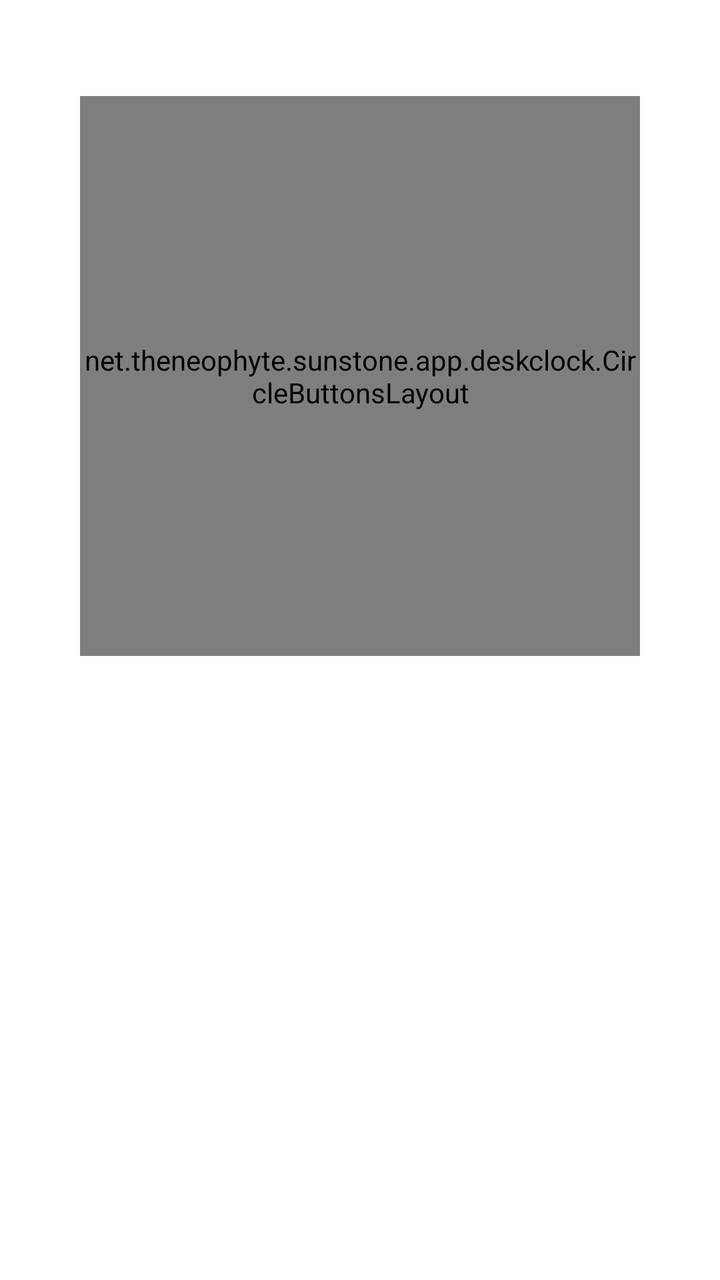
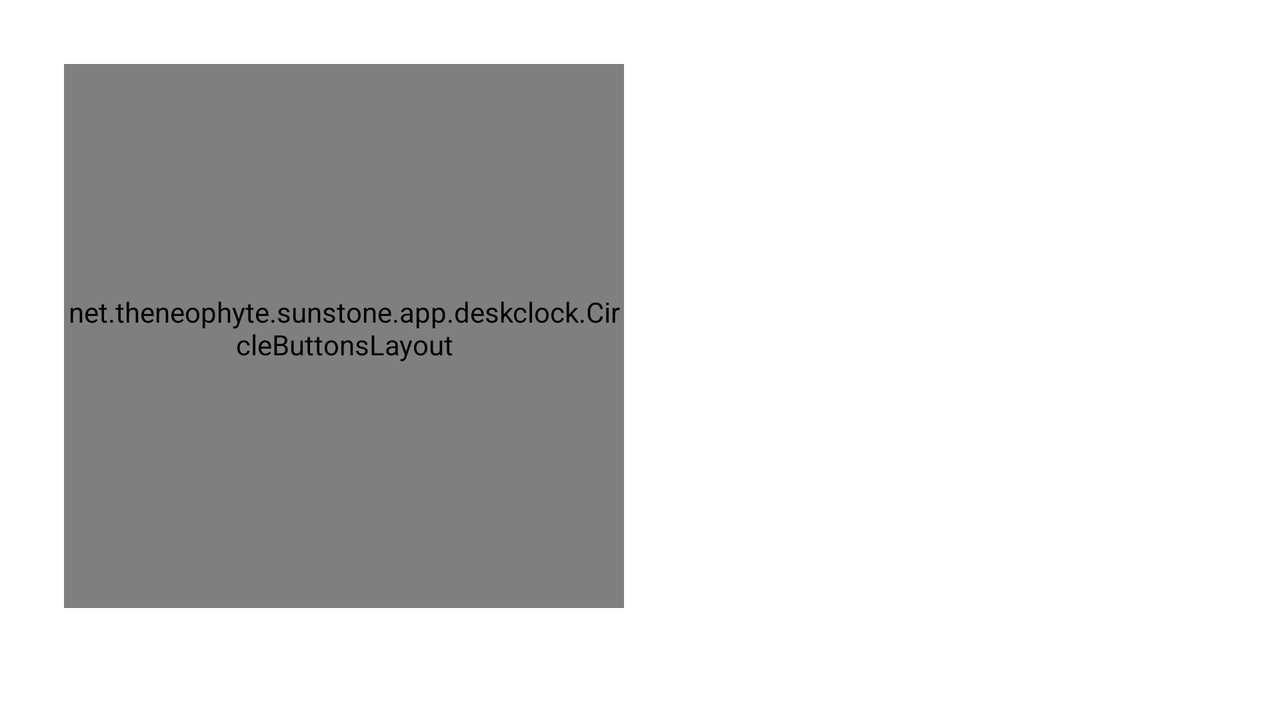

One screen, two layout resources from the same app: the default and the repository's alternative for another configuration. Each is rendered where Android would select it; the XML of both is given below.
<!-- AndroidManifest.xml: application theme AppTheme -->
<!-- res/layout/stopwatch_fragment.xml -->
<?xml version="1.0" encoding="utf-8"?>
<LinearLayout xmlns:android="http://schemas.android.com/apk/res/android"
    android:layout_width="match_parent"
    android:layout_height="match_parent"
    android:orientation="vertical"
    android:paddingTop="?android:attr/actionBarSize" >

    <Space
        android:id="@+id/start_space"
        android:visibility="gone"
        android:layout_weight="1"
        android:layout_width="match_parent"
        android:layout_height="0dip"/>

    <net.theneophyte.sunstone.app.deskclock.CircleButtonsLayout
        android:id="@+id/stopwatch_circle"
        android:layout_width="@dimen/circle_size"
        android:layout_height="@dimen/circle_size"
        android:layout_gravity="center"
        android:layout_marginLeft="@dimen/circle_margin"
        android:layout_marginStart="@dimen/circle_margin"
        android:layout_marginRight="@dimen/circle_margin"
        android:layout_marginEnd="@dimen/circle_margin">

        <net.theneophyte.sunstone.app.deskclock.timer.CountingTimerView
            android:id="@+id/stopwatch_time_text"
            android:layout_width="match_parent"
            android:layout_height="match_parent" />
        <net.theneophyte.sunstone.app.deskclock.CircleTimerView
            android:id="@+id/stopwatch_time"
            android:layout_width="match_parent"
            android:layout_height="match_parent"
            android:background="@null" />

    </net.theneophyte.sunstone.app.deskclock.CircleButtonsLayout>

    <Space
            android:id="@+id/end_space"
            android:visibility="gone"
            android:layout_weight="1"
            android:layout_width="match_parent"
            android:layout_height="0dip"/>

    <ListView
        android:id="@+id/laps_list"
        android:layout_weight="2"
        android:layout_width="match_parent"
        android:layout_height="0dip" />

    <Space
        android:layout_width="match_parent"
        android:layout_height="@dimen/footer_button_size"
        android:layout_margin="@dimen/footer_button_layout_margin" />

</LinearLayout>
<!-- resources referenced by this layout -->
<resources>
  <dimen name="circle_margin">32dp</dimen>
  <dimen name="circle_size">280dp</dimen>
  <dimen name="footer_button_layout_margin">16dip</dimen>
  <dimen name="footer_button_size">56dip</dimen>
  <style name="AppTheme" parent="android:Theme.Holo.Light.DarkActionBar">
          
      </style>
</resources>
<!-- res/layout-land/stopwatch_fragment.xml (the repository's variant of the layout above) -->
<!-- drawn on the phone turned sideways -->
<?xml version="1.0" encoding="utf-8"?>
<LinearLayout xmlns:android="http://schemas.android.com/apk/res/android"
    android:layout_width="match_parent"
    android:layout_height="match_parent"
    android:orientation="horizontal"
    android:paddingTop="32dip"
    android:baselineAligned="false">

    <Space
            android:id="@+id/start_space"
            android:visibility="gone"
            android:layout_weight="0.5"
            android:layout_width="0dip"
            android:layout_height="match_parent"/>

    <net.theneophyte.sunstone.app.deskclock.CircleButtonsLayout
        android:id="@+id/stopwatch_circle"
        android:layout_width="@dimen/circle_size"
        android:layout_height="@dimen/circle_size"
        android:layout_gravity="center"
        android:layout_marginLeft="32dip"
        android:layout_marginBottom="32dip"
        android:layout_marginRight="32dip">

        <net.theneophyte.sunstone.app.deskclock.timer.CountingTimerView
            android:id="@+id/stopwatch_time_text"
            android:layout_width="match_parent"
            android:layout_height="match_parent" />

        <net.theneophyte.sunstone.app.deskclock.CircleTimerView
            android:id="@+id/stopwatch_time"
            android:layout_width="match_parent"
            android:layout_height="match_parent"
            android:background="@null" />

    </net.theneophyte.sunstone.app.deskclock.CircleButtonsLayout>

    <ListView
        android:id="@+id/laps_list"
        android:layout_marginTop="32dip"
        android:layout_marginBottom="48dip"
        android:layout_marginStart="@dimen/stopwatch_list_margin_start"
        android:layout_marginEnd="16dip"
        android:layout_gravity="center"
        android:layout_width="wrap_content"
        android:layout_height="wrap_content" />

    <Space
            android:id="@+id/end_space"
            android:visibility="gone"
            android:layout_weight="0.5"
            android:layout_width="0dip"
            android:layout_height="match_parent"/>

</LinearLayout>
<!-- resources referenced by the variant -->
<!-- as the phone turned sideways resolves them -->
<resources>
  <dimen name="circle_size">280dp</dimen>
  <dimen name="stopwatch_list_margin_start">64dip</dimen>
  <style name="AppTheme" parent="android:Theme.Holo.Light.DarkActionBar">
          
      </style>
</resources>
